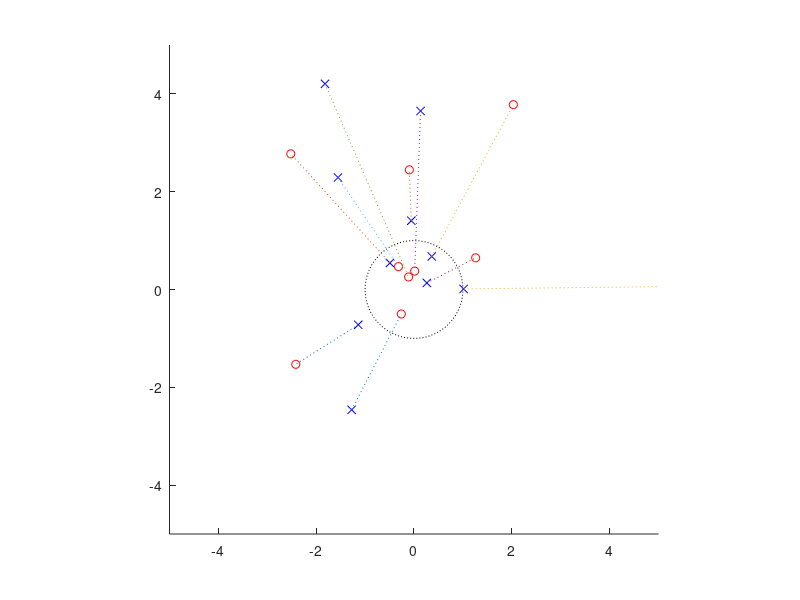

Recreate this plot in MATLAB.
% inside outside map

figure(1)
axis manual;
axis equal;
axis([-5,5,-5, 5]);
hold on;
R=1
thvec=linspace(0,2*pi);

plot(R*cos(thvec),R*sin(thvec),'k:');

for k=1:10 
    r=5*rand;
    th=2*pi*rand;
    r1=1/abs(r-R);
    plot(r*cos(th),r*sin(th),'bx');
    plot(r1*cos(th),r1*sin(th),'ro');
    plot([r r1]*cos(th),[r r1]*sin(th),':');
end